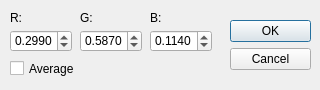
<?xml version="1.0" encoding="UTF-8"?>
<ui version="4.0">
 <class>DialogGrayscale</class>
 <widget class="QDialog" name="DialogGrayscale">
  <property name="geometry">
   <rect>
    <x>0</x>
    <y>0</y>
    <width>320</width>
    <height>90</height>
   </rect>
  </property>
  <property name="windowTitle">
   <string>Grayscale</string>
  </property>
  <widget class="QDialogButtonBox" name="buttonBox">
   <property name="geometry">
    <rect>
     <x>230</x>
     <y>20</y>
     <width>81</width>
     <height>61</height>
    </rect>
   </property>
   <property name="orientation">
    <enum>Qt::Vertical</enum>
   </property>
   <property name="standardButtons">
    <set>QDialogButtonBox::Cancel|QDialogButtonBox::Ok</set>
   </property>
  </widget>
  <widget class="QLabel" name="rLabel">
   <property name="geometry">
    <rect>
     <x>10</x>
     <y>10</y>
     <width>51</width>
     <height>16</height>
    </rect>
   </property>
   <property name="text">
    <string>R:</string>
   </property>
  </widget>
  <widget class="QLabel" name="gLabel">
   <property name="geometry">
    <rect>
     <x>80</x>
     <y>10</y>
     <width>51</width>
     <height>16</height>
    </rect>
   </property>
   <property name="text">
    <string>G:</string>
   </property>
  </widget>
  <widget class="QLabel" name="cLabel">
   <property name="geometry">
    <rect>
     <x>150</x>
     <y>10</y>
     <width>51</width>
     <height>16</height>
    </rect>
   </property>
   <property name="text">
    <string>B:</string>
   </property>
  </widget>
  <widget class="QDoubleSpinBox" name="rDoubleSpinBox">
   <property name="geometry">
    <rect>
     <x>10</x>
     <y>30</y>
     <width>62</width>
     <height>22</height>
    </rect>
   </property>
   <property name="decimals">
    <number>4</number>
   </property>
   <property name="maximum">
    <double>1.000000000000000</double>
   </property>
   <property name="singleStep">
    <double>0.010000000000000</double>
   </property>
   <property name="value">
    <double>0.299000000000000</double>
   </property>
  </widget>
  <widget class="QDoubleSpinBox" name="gDoubleSpinBox">
   <property name="geometry">
    <rect>
     <x>80</x>
     <y>30</y>
     <width>62</width>
     <height>22</height>
    </rect>
   </property>
   <property name="decimals">
    <number>4</number>
   </property>
   <property name="maximum">
    <double>1.000000000000000</double>
   </property>
   <property name="singleStep">
    <double>0.010000000000000</double>
   </property>
   <property name="value">
    <double>0.587000000000000</double>
   </property>
  </widget>
  <widget class="QDoubleSpinBox" name="bDoubleSpinBox">
   <property name="geometry">
    <rect>
     <x>150</x>
     <y>30</y>
     <width>62</width>
     <height>22</height>
    </rect>
   </property>
   <property name="decimals">
    <number>4</number>
   </property>
   <property name="maximum">
    <double>1.000000000000000</double>
   </property>
   <property name="singleStep">
    <double>0.010000000000000</double>
   </property>
   <property name="value">
    <double>0.114000000000000</double>
   </property>
  </widget>
  <widget class="QCheckBox" name="averageCheckBox">
   <property name="geometry">
    <rect>
     <x>10</x>
     <y>60</y>
     <width>70</width>
     <height>17</height>
    </rect>
   </property>
   <property name="toolTip">
    <string>Computes the unweighted average based on the RGB coefficients.</string>
   </property>
   <property name="text">
    <string>Average</string>
   </property>
  </widget>
 </widget>
 <resources/>
 <connections>
  <connection>
   <sender>buttonBox</sender>
   <signal>accepted()</signal>
   <receiver>DialogGrayscale</receiver>
   <slot>accept()</slot>
   <hints>
    <hint type="sourcelabel">
     <x>248</x>
     <y>254</y>
    </hint>
    <hint type="destinationlabel">
     <x>157</x>
     <y>274</y>
    </hint>
   </hints>
  </connection>
  <connection>
   <sender>buttonBox</sender>
   <signal>rejected()</signal>
   <receiver>DialogGrayscale</receiver>
   <slot>reject()</slot>
   <hints>
    <hint type="sourcelabel">
     <x>316</x>
     <y>260</y>
    </hint>
    <hint type="destinationlabel">
     <x>286</x>
     <y>274</y>
    </hint>
   </hints>
  </connection>
 </connections>
</ui>
